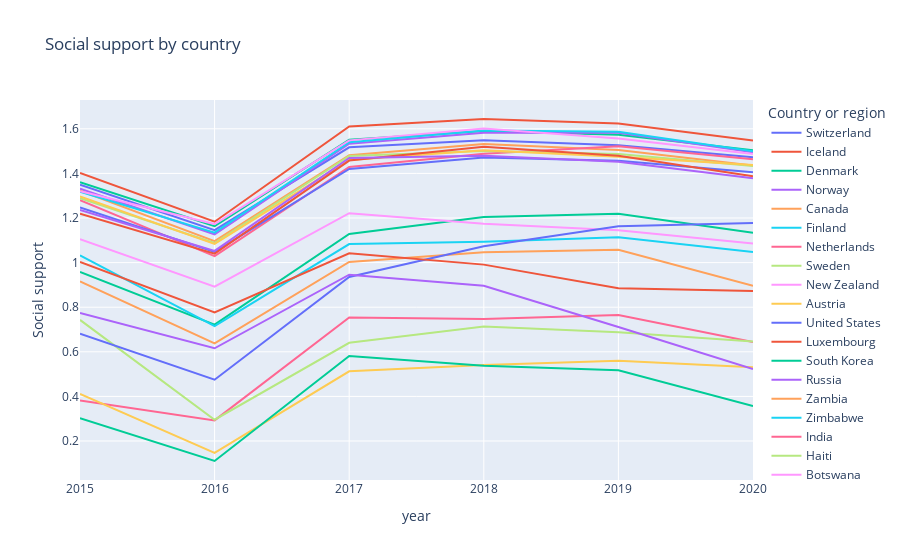

Source (notebook cell):
### Markdown cell above
### Social support

### Code cell
plot_line('Social support')

### Figure 1 — Plotly figure (JSON) as saved in the notebook; plotly's stock layout.template omitted (floating-point values rounded to 4 significant figures)
{"data": [{"hovertemplate": "Country or region=Switzerland<br>year=%{x}<br>Social support=%{y}<extra></extra>", "legendgroup": "Switzerland", "line": {"color": "#636efa", "dash": "solid"}, "mode": "lines", "name": "Switzerland", "orientation": "v", "showlegend": true, "type": "scatter", "x": [2015, 2016, 2017, 2018, 2019, 2020], "xaxis": "x", "y": [1.35, 1.145, 1.517, 1.549, 1.526, 1.472], "yaxis": "y"}, {"hovertemplate": "Country or region=Iceland<br>year=%{x}<br>Social support=%{y}<extra></extra>", "legendgroup": "Iceland", "line": {"color": "#EF553B", "dash": "solid"}, "mode": "lines", "name": "Iceland", "orientation": "v", "showlegend": true, "type": "scatter", "x": [2015, 2016, 2017, 2018, 2019, 2020], "xaxis": "x", "y": [1.402, 1.183, 1.611, 1.644, 1.624, 1.548], "yaxis": "y"}, {"hovertemplate": "Country or region=Denmark<br>year=%{x}<br>Social support=%{y}<extra></extra>", "legendgroup": "Denmark", "line": {"color": "#00cc96", "dash": "solid"}, "mode": "lines", "name": "Denmark", "orientation": "v", "showlegend": true, "type": "scatter", "x": [2015, 2016, 2017, 2018, 2019, 2020], "xaxis": "x", "y": [1.361, 1.164, 1.551, 1.59, 1.573, 1.503], "yaxis": "y"}, {"hovertemplate": "Country or region=Norway<br>year=%{x}<br>Social support=%{y}<extra></extra>", "legendgroup": "Norway", "line": {"color": "#ab63fa", "dash": "solid"}, "mode": "lines", "name": "Norway", "orientation": "v", "showlegend": true, "type": "scatter", "x": [2015, 2016, 2017, 2018, 2019, 2020], "xaxis": "x", "y": [1.331, 1.127, 1.534, 1.582, 1.582, 1.495], "yaxis": "y"}, {"hovertemplate": "Country or region=Canada<br>year=%{x}<br>Social support=%{y}<extra></extra>", "legendgroup": "Canada", "line": {"color": "#FFA15A", "dash": "solid"}, "mode": "lines", "name": "Canada", "orientation": "v", "showlegend": true, "type": "scatter", "x": [2015, 2016, 2017, 2018, 2019, 2020], "xaxis": "x", "y": [1.323, 1.096, 1.481, 1.532, 1.505, 1.435], "yaxis": "y"}, {"hovertemplate": "Country or region=Finland<br>year=%{x}<br>Social support=%{y}<extra></extra>", "legendgroup": "Finland", "line": {"color": "#19d3f3", "dash": "solid"}, "mode": "lines", "name": "Finland", "orientation": "v", "showlegend": true, "type": "scatter", "x": [2015, 2016, 2017, 2018, 2019, 2020], "xaxis": "x", "y": [1.318, 1.135, 1.54, 1.592, 1.587, 1.5], "yaxis": "y"}, {"hovertemplate": "Country or region=Netherlands<br>year=%{x}<br>Social support=%{y}<extra></extra>", "legendgroup": "Netherlands", "line": {"color": "#FF6692", "dash": "solid"}, "mode": "lines", "name": "Netherlands", "orientation": "v", "showlegend": true, "type": "scatter", "x": [2015, 2016, 2017, 2018, 2019, 2020], "xaxis": "x", "y": [1.28, 1.029, 1.429, 1.488, 1.522, 1.464], "yaxis": "y"}, {"hovertemplate": "Country or region=Sweden<br>year=%{x}<br>Social support=%{y}<extra></extra>", "legendgroup": "Sweden", "line": {"color": "#B6E880", "dash": "solid"}, "mode": "lines", "name": "Sweden", "orientation": "v", "showlegend": true, "type": "scatter", "x": [2015, 2016, 2017, 2018, 2019, 2020], "xaxis": "x", "y": [1.289, 1.088, 1.478, 1.501, 1.487, 1.433], "yaxis": "y"}, {"hovertemplate": "Country or region=New Zealand<br>year=%{x}<br>Social support=%{y}<extra></extra>", "legendgroup": "New Zealand", "line": {"color": "#FF97FF", "dash": "solid"}, "mode": "lines", "name": "New Zealand", "orientation": "v", "showlegend": true, "type": "scatter", "x": [2015, 2016, 2017, 2018, 2019, 2020], "xaxis": "x", "y": [1.32, 1.173, 1.548, 1.601, 1.557, 1.487], "yaxis": "y"}, {"hovertemplate": "Country or region=Austria<br>year=%{x}<br>Social support=%{y}<extra></extra>", "legendgroup": "Austria", "line": {"color": "#FECB52", "dash": "solid"}, "mode": "lines", "name": "Austria", "orientation": "v", "showlegend": true, "type": "scatter", "x": [2015, 2016, 2017, 2018, 2019, 2020], "xaxis": "x", "y": [1.297, 1.084, 1.46, 1.504, 1.475, 1.437], "yaxis": "y"}, {"hovertemplate": "Country or region=United States<br>year=%{x}<br>Social support=%{y}<extra></extra>", "legendgroup": "United States", "line": {"color": "#636efa", "dash": "solid"}, "mode": "lines", "name": "United States", "orientation": "v", "showlegend": true, "type": "scatter", "x": [2015, 2016, 2017, 2018, 2019, 2020], "xaxis": "x", "y": [1.247, 1.048, 1.42, 1.471, 1.457, 1.405], "yaxis": "y"}, {"hovertemplate": "Country or region=Luxembourg<br>year=%{x}<br>Social support=%{y}<extra></extra>", "legendgroup": "Luxembourg", "line": {"color": "#EF553B", "dash": "solid"}, "mode": "lines", "name": "Luxembourg", "orientation": "v", "showlegend": true, "type": "scatter", "x": [2015, 2016, 2017, 2018, 2019, 2020], "xaxis": "x", "y": [1.22, 1.04, 1.458, 1.52, 1.479, 1.388], "yaxis": "y"}, {"hovertemplate": "Country or region=South Korea<br>year=%{x}<br>Social support=%{y}<extra></extra>", "legendgroup": "South Korea", "line": {"color": "#00cc96", "dash": "solid"}, "mode": "lines", "name": "South Korea", "orientation": "v", "showlegend": true, "type": "scatter", "x": [2015, 2016, 2017, 2018, 2019, 2020], "xaxis": "x", "y": [0.9577, 0.7219, 1.128, 1.204, 1.219, 1.134], "yaxis": "y"}, {"hovertemplate": "Country or region=Russia<br>year=%{x}<br>Social support=%{y}<extra></extra>", "legendgroup": "Russia", "line": {"color": "#ab63fa", "dash": "solid"}, "mode": "lines", "name": "Russia", "orientation": "v", "showlegend": true, "type": "scatter", "x": [2015, 2016, 2017, 2018, 2019, 2020], "xaxis": "x", "y": [1.236, 1.053, 1.469, 1.479, 1.452, 1.379], "yaxis": "y"}, {"hovertemplate": "Country or region=Zambia<br>year=%{x}<br>Social support=%{y}<extra></extra>", "legendgroup": "Zambia", "line": {"color": "#FFA15A", "dash": "solid"}, "mode": "lines", "name": "Zambia", "orientation": "v", "showlegend": true, "type": "scatter", "x": [2015, 2016, 2017, 2018, 2019, 2020], "xaxis": "x", "y": [0.9161, 0.6376, 1.003, 1.047, 1.058, 0.896], "yaxis": "y"}, {"hovertemplate": "Country or region=Zimbabwe<br>year=%{x}<br>Social support=%{y}<extra></extra>", "legendgroup": "Zimbabwe", "line": {"color": "#19d3f3", "dash": "solid"}, "mode": "lines", "name": "Zimbabwe", "orientation": "v", "showlegend": true, "type": "scatter", "x": [2015, 2016, 2017, 2018, 2019, 2020], "xaxis": "x", "y": [1.033, 0.7148, 1.083, 1.094, 1.114, 1.048], "yaxis": "y"}, {"hovertemplate": "Country or region=India<br>year=%{x}<br>Social support=%{y}<extra></extra>", "legendgroup": "India", "line": {"color": "#FF6692", "dash": "solid"}, "mode": "lines", "name": "India", "orientation": "v", "showlegend": true, "type": "scatter", "x": [2015, 2016, 2017, 2018, 2019, 2020], "xaxis": "x", "y": [0.3817, 0.2925, 0.7544, 0.747, 0.765, 0.6442], "yaxis": "y"}, {"hovertemplate": "Country or region=Haiti<br>year=%{x}<br>Social support=%{y}<extra></extra>", "legendgroup": "Haiti", "line": {"color": "#B6E880", "dash": "solid"}, "mode": "lines", "name": "Haiti", "orientation": "v", "showlegend": true, "type": "scatter", "x": [2015, 2016, 2017, 2018, 2019, 2020], "xaxis": "x", "y": [0.743, 0.2956, 0.6404, 0.714, 0.688, 0.6467], "yaxis": "y"}, {"hovertemplate": "Country or region=Botswana<br>year=%{x}<br>Social support=%{y}<extra></extra>", "legendgroup": "Botswana", "line": {"color": "#FF97FF", "dash": "solid"}, "mode": "lines", "name": "Botswana", "orientation": "v", "showlegend": true, "type": "scatter", "x": [2015, 2016, 2017, 2018, 2019, 2020], "xaxis": "x", "y": [1.105, 0.8919, 1.222, 1.174, 1.145, 1.086], "yaxis": "y"}, {"hovertemplate": "Country or region=Malawi<br>year=%{x}<br>Social support=%{y}<extra></extra>", "legendgroup": "Malawi", "line": {"color": "#FECB52", "dash": "solid"}, "mode": "lines", "name": "Malawi", "orientation": "v", "showlegend": true, "type": "scatter", "x": [2015, 2016, 2017, 2018, 2019, 2020], "xaxis": "x", "y": [0.4113, 0.147, 0.5126, 0.541, 0.56, 0.5304], "yaxis": "y"}, {"hovertemplate": "Country or region=Yemen<br>year=%{x}<br>Social support=%{y}<extra></extra>", "legendgroup": "Yemen", "line": {"color": "#636efa", "dash": "solid"}, "mode": "lines", "name": "Yemen", "orientation": "v", "showlegend": true, "type": "scatter", "x": [2015, 2016, 2017, 2018, 2019, 2020], "xaxis": "x", "y": [0.6809, 0.4749, 0.9354, 1.073, 1.163, 1.177], "yaxis": "y"}, {"hovertemplate": "Country or region=Tanzania<br>year=%{x}<br>Social support=%{y}<extra></extra>", "legendgroup": "Tanzania", "line": {"color": "#EF553B", "dash": "solid"}, "mode": "lines", "name": "Tanzania", "orientation": "v", "showlegend": true, "type": "scatter", "x": [2015, 2016, 2017, 2018, 2019, 2020], "xaxis": "x", "y": [1.003, 0.7762, 1.042, 0.991, 0.885, 0.8727], "yaxis": "y"}, {"hovertemplate": "Country or region=Afghanistan<br>year=%{x}<br>Social support=%{y}<extra></extra>", "legendgroup": "Afghanistan", "line": {"color": "#00cc96", "dash": "solid"}, "mode": "lines", "name": "Afghanistan", "orientation": "v", "showlegend": true, "type": "scatter", "x": [2015, 2016, 2017, 2018, 2019, 2020], "xaxis": "x", "y": [0.3029, 0.1104, 0.5815, 0.537, 0.517, 0.3564], "yaxis": "y"}, {"hovertemplate": "Country or region=Rwanda<br>year=%{x}<br>Social support=%{y}<extra></extra>", "legendgroup": "Rwanda", "line": {"color": "#ab63fa", "dash": "solid"}, "mode": "lines", "name": "Rwanda", "orientation": "v", "showlegend": true, "type": "scatter", "x": [2015, 2016, 2017, 2018, 2019, 2020], "xaxis": "x", "y": [0.7737, 0.6159, 0.9457, 0.896, 0.711, 0.5229], "yaxis": "y"}], "layout": {"legend": {"title": {"text": "Country or region"}, "tracegroupgap": 0}, "title": {"text": "Social support by country"}, "xaxis": {"anchor": "y", "domain": [0, 1], "title": {"text": "year"}}, "yaxis": {"anchor": "x", "domain": [0, 1], "title": {"text": "Social support"}}}}
